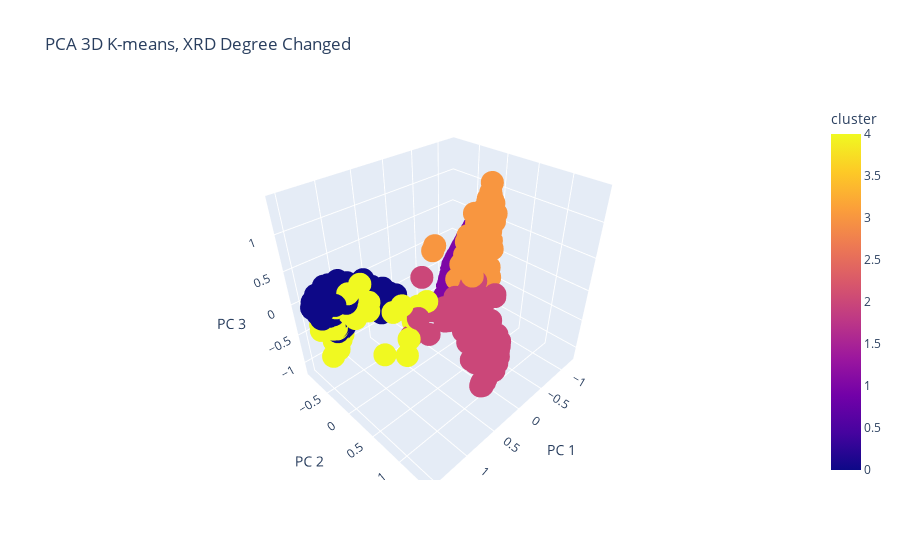

Notebook source saved alongside this figure:
### Code cell
import plotly.express as px
dfPCA3 = dfPCA.iloc[:, [0, 1, 2]].copy()
dfPCA3 = dfPCA3.rename(columns={0: 'x1', 1: 'x2', 2:'x3'})
dfPCA3['cluster'] = dfPCA[['cluster']]
fig = px.scatter_3d(
    dfPCA3, x='x1', y='x2', z='x3', color=dfPCA3['cluster'],
    labels={'x1': 'PC 1', 'x2': 'PC 2', 'x3': 'PC 3'}, title='PCA 3D K-means, XRD Degree Changed'
)
fig.show()

### Figure 1 — Plotly figure (JSON) as saved in the notebook; plotly's stock layout.template omitted (floating-point values rounded to 4 significant figures; data arrays with more than 128 entries replaced by an {"elided": "..."} marker saying what was removed)
{"data": [{"hovertemplate": "PC 1=%{x}<br>PC 2=%{y}<br>PC 3=%{z}<br>cluster=%{marker.color}<extra></extra>", "legendgroup": "", "marker": {"color": {"elided": "1725 int values"}, "coloraxis": "coloraxis", "symbol": "circle"}, "mode": "markers", "name": "", "scene": "scene", "showlegend": false, "type": "scatter3d", "x": {"elided": "1725 float values"}, "y": {"elided": "1725 float values"}, "z": {"elided": "1725 float values"}}], "layout": {"coloraxis": {"colorbar": {"title": {"text": "cluster"}}, "colorscale": [[0, "#0d0887"], [0.1111, "#46039f"], [0.2222, "#7201a8"], [0.3333, "#9c179e"], [0.4444, "#bd3786"], [0.5556, "#d8576b"], [0.6667, "#ed7953"], [0.7778, "#fb9f3a"], [0.8889, "#fdca26"], [1, "#f0f921"]]}, "legend": {"tracegroupgap": 0}, "scene": {"domain": {"x": [0, 1], "y": [0, 1]}, "xaxis": {"title": {"text": "PC 1"}}, "yaxis": {"title": {"text": "PC 2"}}, "zaxis": {"title": {"text": "PC 3"}}}, "title": {"text": "PCA 3D K-means, XRD Degree Changed"}}}
